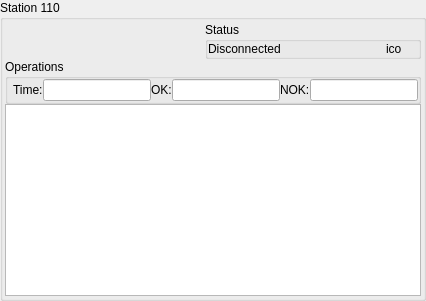
           <widget class="QGroupBox" name="groupBoxSt110">
            <property name="minimumSize">
             <size>
              <width>360</width>
              <height>200</height>
             </size>
            </property>
            <property name="maximumSize">
             <size>
              <width>16777215</width>
              <height>16777215</height>
             </size>
            </property>
            <property name="title">
             <string>Station 110</string>
            </property>
            <layout class="QGridLayout" name="gridLayout_11">
             <property name="leftMargin">
              <number>2</number>
             </property>
             <property name="topMargin">
              <number>2</number>
             </property>
             <property name="rightMargin">
              <number>2</number>
             </property>
             <property name="bottomMargin">
              <number>2</number>
             </property>
             <property name="spacing">
              <number>0</number>
             </property>
             <item row="0" column="0">
              <layout class="QGridLayout" name="gridLayoutSt110">
               <property name="spacing">
                <number>0</number>
               </property>
               <item row="0" column="1">
                <widget class="QGroupBox" name="groupBoxSt110Status">
                 <property name="title">
                  <string>Status</string>
                 </property>
                 <property name="flat">
                  <bool>true</bool>
                 </property>
                 <layout class="QHBoxLayout" name="horizontalLayout_25">
                  <property name="spacing">
                   <number>0</number>
                  </property>
                  <property name="leftMargin">
                   <number>0</number>
                  </property>
                  <property name="topMargin">
                   <number>0</number>
                  </property>
                  <property name="rightMargin">
                   <number>0</number>
                  </property>
                  <property name="bottomMargin">
                   <number>0</number>
                  </property>
                  <item>
                   <widget class="QLabel" name="labelSt110Status">
                    <property name="text">
                     <string>Disconnected</string>
                    </property>
                   </widget>
                  </item>
                  <item>
                   <widget class="QLabel" name="labelSt110Ico">
                    <property name="maximumSize">
                     <size>
                      <width>32</width>
                      <height>32</height>
                     </size>
                    </property>
                    <property name="text">
                     <string>ico</string>
                    </property>
                   </widget>
                  </item>
                 </layout>
                </widget>
               </item>
               <item row="0" column="0">
                <spacer name="horizontalSpacerSt110">
                 <property name="orientation">
                  <enum>Qt::Horizontal</enum>
                 </property>
                 <property name="sizeType">
                  <enum>QSizePolicy::Maximum</enum>
                 </property>
                 <property name="sizeHint" stdset="0">
                  <size>
                   <width>200</width>
                   <height>20</height>
                  </size>
                 </property>
                </spacer>
               </item>
              </layout>
             </item>
             <item row="1" column="0">
              <widget class="QGroupBox" name="groupBoxSt110_2">
               <property name="title">
                <string>Operations</string>
               </property>
               <property name="flat">
                <bool>true</bool>
               </property>
               <layout class="QHBoxLayout" name="horizontalLayout_26">
                <property name="spacing">
                 <number>0</number>
                </property>
                <property name="leftMargin">
                 <number>5</number>
                </property>
                <property name="topMargin">
                 <number>0</number>
                </property>
                <property name="rightMargin">
                 <number>0</number>
                </property>
                <property name="bottomMargin">
                 <number>0</number>
                </property>
                <item>
                 <widget class="QLabel" name="staticSt110Time">
                  <property name="text">
                   <string>Time:</string>
                  </property>
                 </widget>
                </item>
                <item>
                 <widget class="QLineEdit" name="lineEditSt110Time">
                  <property name="readOnly">
                   <bool>true</bool>
                  </property>
                 </widget>
                </item>
                <item>
                 <widget class="QLabel" name="staticSt110Ok">
                  <property name="text">
                   <string>OK:</string>
                  </property>
                 </widget>
                </item>
                <item>
                 <widget class="QLineEdit" name="lineEditSt110Ok">
                  <property name="readOnly">
                   <bool>true</bool>
                  </property>
                 </widget>
                </item>
                <item>
                 <widget class="QLabel" name="staticSt110Nok">
                  <property name="text">
                   <string>NOK:</string>
                  </property>
                 </widget>
                </item>
                <item>
                 <widget class="QLineEdit" name="lineEditSt110Nok">
                  <property name="readOnly">
                   <bool>true</bool>
                  </property>
                 </widget>
                </item>
               </layout>
              </widget>
             </item>
             <item row="2" column="0">
              <widget class="QPlainTextEdit" name="plainTextEditSt110">
               <property name="layoutDirection">
                <enum>Qt::LeftToRight</enum>
               </property>
               <property name="autoFillBackground">
                <bool>false</bool>
               </property>
               <property name="readOnly">
                <bool>true</bool>
               </property>
              </widget>
             </item>
            </layout>
           </widget>
